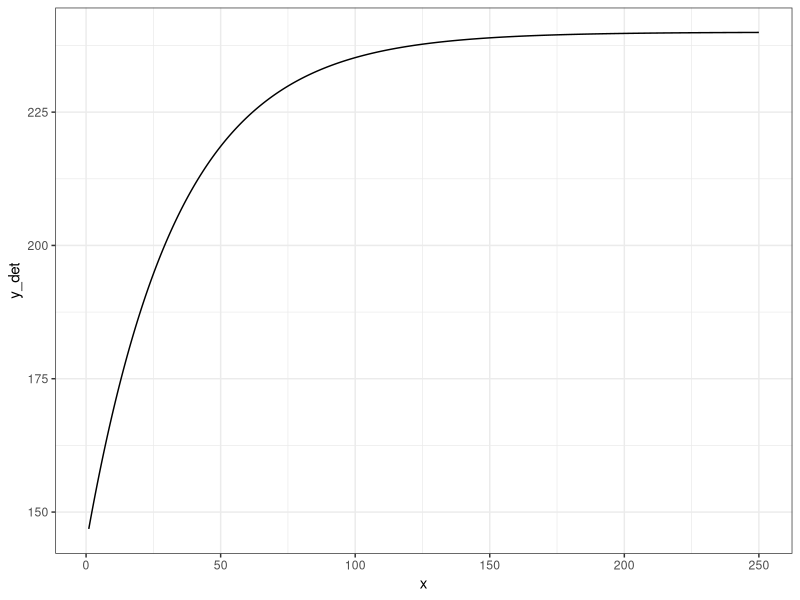
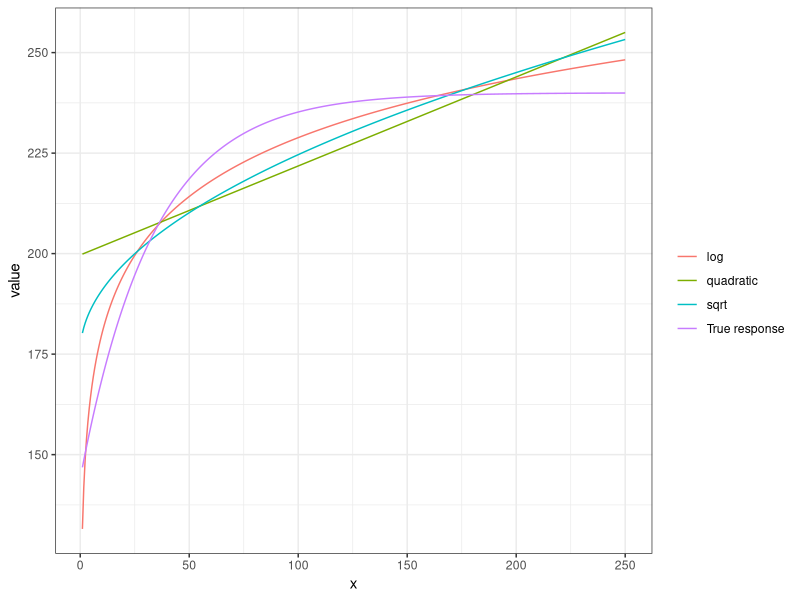
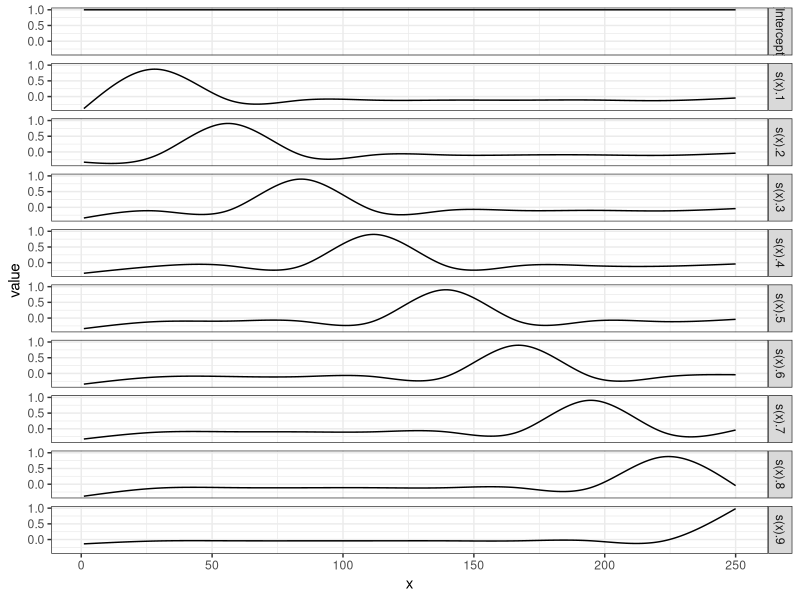
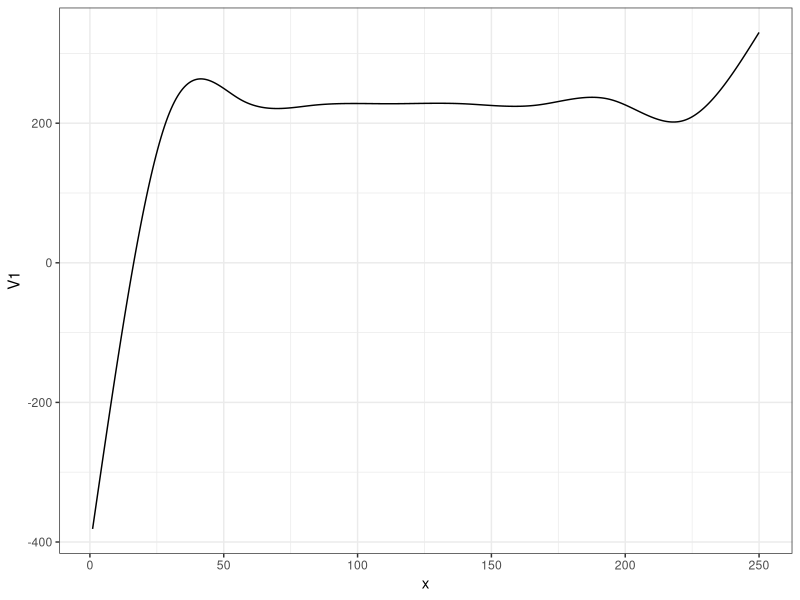
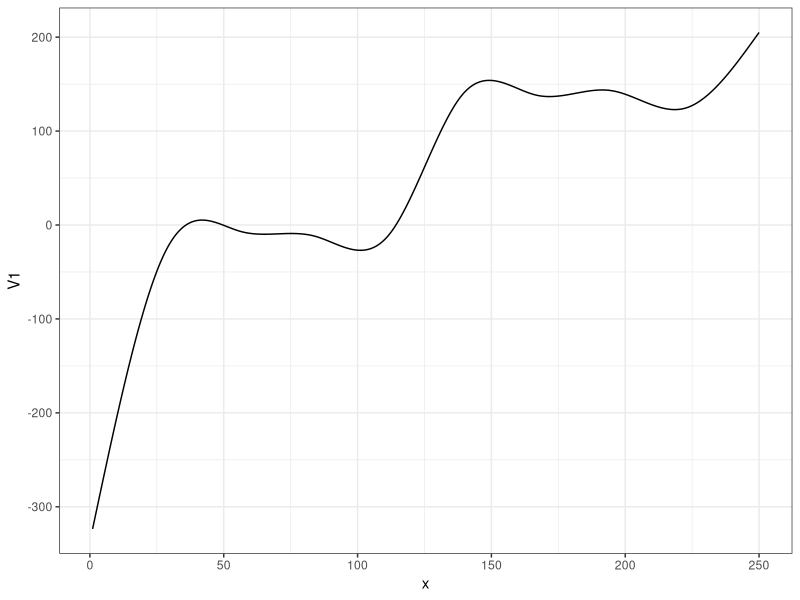
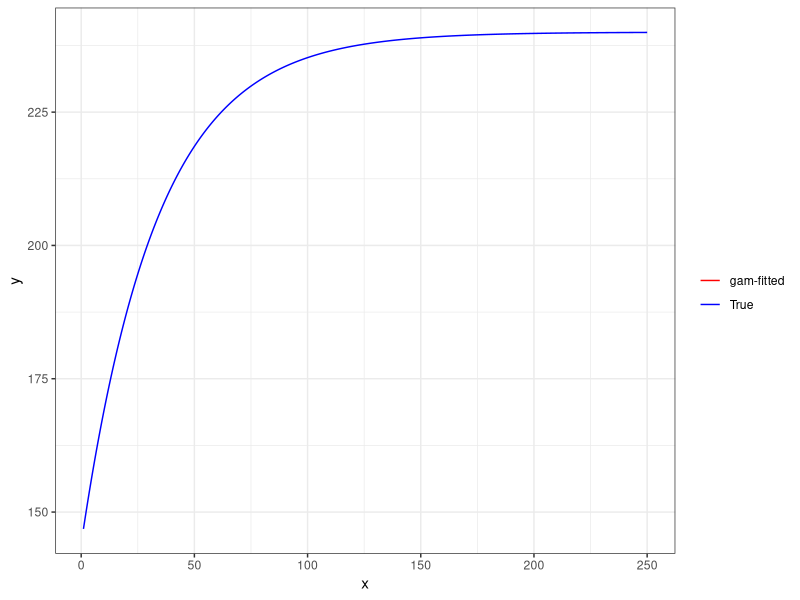
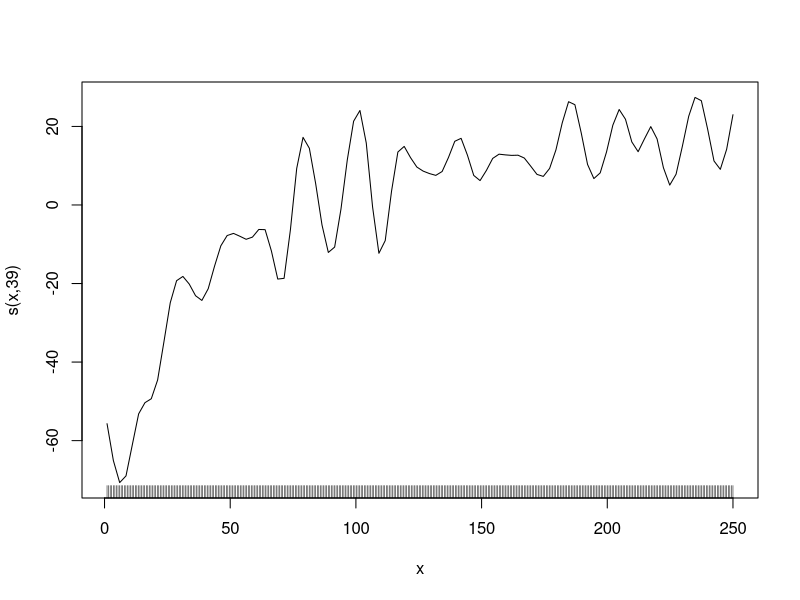
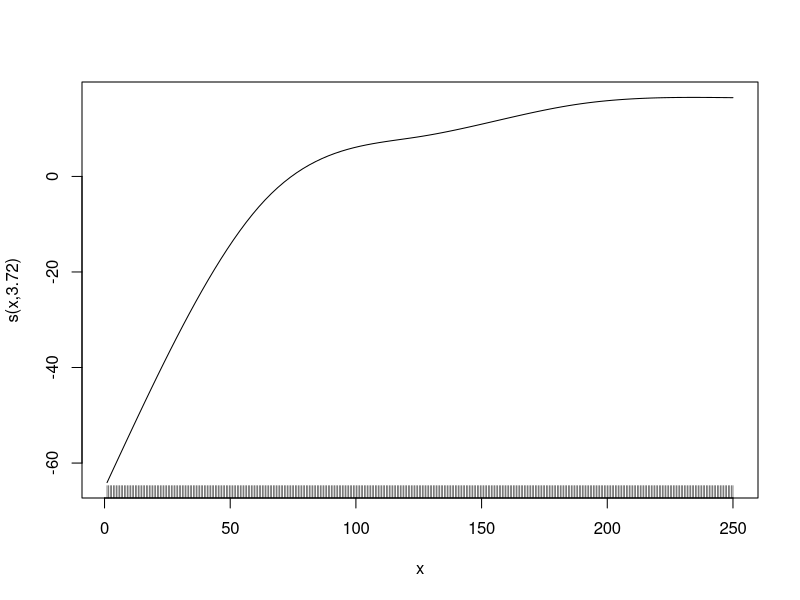

These charts were generated, in order, by the following R code: (Note: this script raises an error after producing the figures.)
## ---- chunk 1
#| include: false

library(data.table)
library(tidyverse)
library(mgcv)
library(parallel)
library(patchwork)
library(caret)
## ---- chunk 2
#| fig-height: 3
#| fig-width: 5
#| fig-align: center

set.seed(83944)

#=== generate data ===#
N <- 400 # number of observations
x <- seq(1, 250, length = N) 
y_det <- 240 * (1 - 0.4 * exp(- 0.03 * x))
e <- 25 * rnorm(N) # error
data <- data.table(x = x, y = y_det + e, y_det = y_det)

#=== plot ===#
(
g_base <- ggplot(data) +
  geom_line(aes(y = y_det, x = x)) +
  theme_bw()
)
## ---- chunk 3
#=== sqrt ===#
lm_sq <- lm(y_det ~ sqrt(x), data = data)
data[, y_hat_sqrt := lm_sq$fit]

#=== log ===#
lm_log <- lm(y_det ~ log(x), data = data)
data[, y_hat_log := lm_log$fit]

#=== quadratic ===#
lm_quad <- lm(y_det ~ x + x^2, data = data)
data[, y_hat_quad := lm_quad$fit]
## ---- chunk 4
#| code-fold: true
#| fig-height: 3
#| fig-width: 6
#| fig-align: center


plot_data <-
  melt(data, id.var = "x") %>% 
  .[variable != "y", ] %>% 
  .[, fit_case := fcase(
    variable == "y_det", "True response",
    variable == "y_hat_sqrt", "sqrt",
    variable == "y_hat_log", "log",
    variable == "y_hat_quad", "quadratic"
  )]

ggplot(plot_data) +
  geom_line(aes(y = value, x = x, color = fit_case)) +
  scale_color_discrete(name = "") +
  theme_bw()
## ---- chunk 5
#| code-fold: true
#| fig-height: 9 
#| fig-width: 5 
#| fig-align: center

basis_data <-
  gam(y_det ~ s(x, k = 10, bs = "cr"), data = data) %>% 
  predict(., type = "lpmatrix") %>% 
  data.table() %>% 
  .[, x := data[, x]] %>% 
  melt(id.var = "x")

ggplot(data = basis_data) +
  geom_line(aes(y = value, x = x)) +
  facet_grid(variable ~ .) +
  theme_bw()
## ---- chunk 6
#| code-fold: true
#| fig-height: 3
#| fig-width: 5
#| fig-align: center

data.table(
  variable = unique(basis_data$variable),
  coef = rep(200, 10)
) %>% 
.[basis_data, on = "variable"] %>% 
.[, sum(coef * value), by = x] %>% 
ggplot(data = .) +
  geom_line(aes(y = V1, x = x)) +
  theme_bw()
## ---- chunk 7
#| code-fold: true
#| fig-height: 3
#| fig-width: 5
#| fig-align: center

data.table(
  variable = unique(basis_data$variable),
  coef = c(rep(50, 5), rep(200, 5))
) %>% 
.[basis_data, on = "variable"] %>% 
.[, sum(coef * value), by = x] %>% 
ggplot(data = .) +
  geom_line(aes(y = V1, x = x)) +
  theme_bw()
## ---- chunk 8
gam_fit <- gam(y_det ~ s(x, k = 10, bs = "cr"), data = data)
## ---- chunk 9
gam_fit$coefficient
## ---- chunk 10
#| code-fold: true
#| fig-height: 3
#| fig-width: 6
#| fig-align: center
data.table(
  variable = unique(basis_data$variable)[-1],
  coef = gam_fit$coefficient[-1]
) %>% 
.[basis_data, on = "variable"] %>% 
.[, .(y_no_int = sum(coef * value)), by = x] %>% 
.[, y_hat := gam_fit$coefficient[1] + y_no_int] %>% 
ggplot(data = .) +
  geom_line(aes(y = y_hat, x = x, color = "gam-fitted")) +
  geom_line(data = data, aes(y = y_det, x = x, color = "True")) +
  scale_color_manual(
    name = "",
    values = c("gam-fitted" = "red", "True" = "blue")
  ) +
  ylab("y") +
  xlab("x") +
  theme_bw()
## ---- chunk 11
#| code-fold: true
gam_fit_wiggly <- gam(y ~ s(x, k = 40, bs = "cr", sp = 0), data = data)
plot(gam_fit_wiggly, se = FALSE)

gam_fit_smooth <- gam(y ~ s(x, k = 5, bs = "cr"), data = data)
plot(gam_fit_smooth, se = FALSE)
## ---- chunk 12
#| code-fold: true
#| fig-height: 3
#| fig-width: 5
#| fig-align: center

#=== fit ===#
gam_fit_wiggly <- gam(y ~ s(x, k = 40, bs = "cr", sp = 0), data = data)

#=== assign the fitted values to a variable ===#
data[, y_hat := gam_fit_wiggly$fitted.values]

#=== plot ===#
ggplot(data = data) +
  geom_line(aes(y = y_hat, x = x), color = "red") +
  geom_point(aes(y = y, x = x), size = 0.7) +
  theme_bw()
## ---- chunk 13
#| fig-height: 3
#| fig-width: 5
#| fig-align: center

#=== fit ===#
gam_fit_wiggly <- gam(y ~ s(x, k = 3, bs = "cr", sp = 0), data = data)

#=== assign the fitted values to a variable ===#
data[, y_hat := gam_fit_wiggly$fitted.values]

#=== plot ===#
ggplot(data = data) +
  geom_line(aes(y = y_hat, x = x), color = "red") +
  geom_point(aes(y = y, x = x), size = 0.7) +
  theme_bw()
## ---- chunk 14
#| fig-height: 3
#| fig-width: 5
#| fig-align: center

#=== fit ===#
gam_fit_cv <- gam(y ~ s(x, k = 40, bs = "cr"), data = data)

#=== assign the fitted values to a variable ===#
data[, y_hat := gam_fit_cv$fitted.values]

#=== plot ===#
ggplot(data = data) +
  geom_line(aes(y = y_hat, x = x), color = "red") +
  geom_point(aes(y = y, x = x), size = 0.7) +
  theme_bw()
## ---- chunk 15
#| fig-cap: Kernel function examples
#| label: fig-kernel 
#| code-fold: true
#| fig-width: 6

u_seq <- seq(-3, 3, length = 1000)

uni_data <- 
  data.table(
    u = u_seq,
    d = 1/2
  ) %>% 
  .[, type := "Uniform"] %>% 
  .[abs(u) > 1, d := 0]

epanechnikov_data <- 
  data.table(
    u = u_seq
  ) %>% 
  .[, d := 3 / 4 * (1-u^2)] %>% 
  .[, type := "Epanechnikov"] %>% 
  .[abs(u) > 1, d := 0]

gaussian_data <-
  data.table(
    u = u_seq
  ) %>% 
  .[, d := dnorm(u)] %>% 
  .[, type:= "Gaussian"]

all_data <- 
  rbind(uni_data, epanechnikov_data, gaussian_data) %>% 
  .[, type := factor(type, levels = c("Uniform", "Epanechnikov", "Gaussian"))]

ggplot(all_data) +
  geom_line(aes(y = d, x = u), color = "blue") +
  facet_grid(type ~ .) +
  theme_bw()

## ---- chunk 16
#| fig-cap: Weights under h = 2 and h = 5.
#| label: fig-weights
#| echo: false
#--------------------------
# h = 2
#--------------------------
h <- 2

kernel_data <- 
  data.table(
    x = seq(90, 110, length = 1000),
    d = 1/2
  ) %>% 
  .[abs((x - 100)/h) > 1, d := 0]

weight_data_h2 <- 
  copy(data) %>% 
  .[, u := (x - 100) / h] %>% 
  .[, weight := fifelse(abs(u) <= 1, 1/2, 0)] %>% 
  .[weight != 0, id := 1:.N]

g_point_h2 <- 
  ggplot() +
  geom_point(
    data = weight_data_h2, 
    aes(y = y, x = x),
    size = 0.5
  ) +
  geom_point(
    data = weight_data_h2[weight != 0, ], 
    aes(y = y, x = x),
    color = "red"
  ) + 
  geom_text(
    data = weight_data_h2[weight != 0, ], 
    aes(y = y , x = x - 1, label = id),
    color = "blue",
    size = 3
  ) + 
  theme_bw() +
  xlim(90, 110) +
  ggtitle("Data points: h = 2")

g_weight_h2 <-
  ggplot() +
  geom_line(
    data = kernel_data,
    aes(y = d, x = x)
  )  +
  geom_point(
    data = weight_data_h2[weight!=0, ], 
    aes(y = weight, x = x),
    color = "red"
  )  +
  geom_point(
    data = weight_data_h2[weight==0, ], 
    aes(y = weight, x = x),
    color = "black"
  )  +
  geom_text(
    data = weight_data_h2[weight != 0, ], 
    aes(y = weight + 0.02, x = x, label = id),
    color = "blue",
    size = 3
  ) +
  xlim(90, 110) +
  theme_bw() +
  ylab("K((x - 100)/h)") +
  xlab("x") +
  ggtitle("Corresponding weights: h = 2")

g_h2 <- g_point_h2 / g_weight_h2

#--------------------------
# h = 2
#--------------------------
h <- 5

kernel_data <- 
  data.table(
    x = seq(90, 110, length = 1000),
    d = 1/2
  ) %>% 
  .[abs((x - 100)/h) > 1, d := 0]

weight_data_h5 <- 
  copy(data) %>% 
  .[, u := (x - 100) / h] %>% 
  .[, weight := fifelse(abs(u) <= 1, 1/2, 0)] %>% 
  .[weight != 0, id := 1:.N]

g_point_h5 <- 
  ggplot() +
  geom_point(
    data = weight_data_h5, 
    aes(y = y, x = x),
    size = 0.5
  ) +
  geom_point(
    data = weight_data_h5[weight != 0, ], 
    aes(y = y, x = x),
    color = "red"
  ) + 
  geom_text(
    data = weight_data_h5[weight != 0, ], 
    aes(y = y , x = x - 1, label = id),
    color = "blue",
    size = 3
  ) + 
  theme_bw() +
  xlim(90, 110) +
  ggtitle("Data points: h = 5")

g_weight_h5 <-
  ggplot() +
  geom_line(
    data = kernel_data,
    aes(y = d, x = x)
  )  +
  geom_point(
    data = weight_data_h5[weight!=0, ], 
    aes(y = weight, x = x),
    color = "red"
  )  +
  geom_point(
    data = weight_data_h5[weight==0, ], 
    aes(y = weight, x = x),
    color = "black"
  ) + 
  geom_text(
    data = weight_data_h5[weight != 0, ], 
    aes(y = weight + 0.02, x = x, label = id),
    color = "blue",
    size = 3
  ) +
  xlim(90, 110) +
  theme_bw() +
  ylab("K((x - 100)/h)") +
  xlab("x") +
  ggtitle("Corresponding weights: h = 5")

g_h5 <- g_point_h5 / g_weight_h5

g_h2 | g_h5

## ---- chunk 17
x0 <- 120
h <- 20

lr_data <-
  copy(data) %>% 
  #=== calculate u ===#
  .[, u := (x - x0)/h] %>% 
  #=== K(u) ===#
  .[, k_of_u := 3 / 4 * (1-u^2)] %>% 
  #=== turn k_of_u to 0 if abs(u) > 1  ===#
  .[abs(u) >= 1, k_of_u := 0] %>% 
  #=== find the weight ===#
  .[, weight := k_of_u / sum(k_of_u)]
## ---- chunk 18
lr_data[weight != 0, .(x, y, k_of_u, weight)] %>% head()
## ---- chunk 19
(
y_hat_x120 <- lr_data[, sum(weight * y)]
)
## ---- chunk 20
est_y_nw <- function(x0, data, h)
{
  y_hat <-
    copy(data) %>% 
    #=== calculate u ===#
    .[, u := (x - x0)/h] %>% 
    #=== K(u) ===#
    .[, k_of_u := 3 / 4 * (1-u^2)] %>% 
    #=== turn k_of_u to 0 if abs(u) > 1  ===#
    .[abs(u) >= 1, k_of_u := 0] %>% 
    #=== find the weight ===#
    .[, weight := k_of_u / sum(k_of_u)] %>% 
    .[, sum(weight * y)]

  return_data <-
    data.table(
      x = x0,
      y_hat = y_hat
    )

  return(return_data)
}

## ---- chunk 21
#=== sequence of values of x to do predictions at ===#
x_seq <- seq(data[, min(x)], data[, max(x)], length = 100)

#=== predict ===#
y_hat_lc <-
  lapply(
    x_seq,
    function(x) est_y_nw(x, data, h)
  ) %>% 
  rbindlist() %>% 
  .[, type := "Local Constant"]
## ---- chunk 22
#| code-fold: true
#| fig-cap: Predictions at various values of x
#| label: fig-nw
#| fig-align: center
#| fig-width: 5
#| fig-height: 4

ggplot() +
  geom_line(
    data = y_hat_lc,
    aes(y = y_hat, x = x),
    color = "red"
  ) +
  geom_point(
    data = y_hat_lc,
    aes(y = y_hat, x = x),
    color = "red",
    size = 0.6
  ) +
  geom_point(
    data = data,
    aes(y = y, x = x),
    size = 0.6
  ) +
  theme_bw()
## ---- chunk 23
#| code-fold: true
#| fig-cap: Fitted curves at different values of h 
#| label: fig-fitted-curves-h

get_y_hat_given_h <- function(data, x_seq, h_val)
{

  return_data <-
    lapply(
      x_seq,
      function(x) est_y_nw(x, data, h_val)
    ) %>% 
    rbindlist() %>% 
    .[, h := h_val]

  return(return_data)
}

y_hat_h_various <- 
  lapply(
    c(2, 10, 20, 50),
    function(x) get_y_hat_given_h(data, x_seq, x)
  ) %>% 
  rbindlist()

ggplot(y_hat_h_various) +
  geom_point(data = data, aes(y = y, x = x), size = 0.8) +
  geom_line(aes(y = y_hat, x = x), color = "red") +
  facet_wrap(h ~ .) +
  theme_bw()
## ---- chunk 24
x0 <- 150
h <- 20

lr_data <-
  copy(data) %>% 
  #=== calculate u ===#
  .[, u := (x - x0)/h] %>% 
  #=== K(u) ===#
  .[, k_of_u := 3 / 4 * (1-u^2)] %>% 
  #=== turn k_of_u to 0 if abs(u) > 1  ===#
  .[abs(u) >= 1, k_of_u := 0] %>% 
  #=== find the weight ===#
  .[, weight := k_of_u / sum(k_of_u)] %>% 
  .[, x_diff := x - x0]

#=== run linear regression with the weights ===#
ols_res <- lm(y ~ x_diff, data = lr_data, weights = weight)

#=== predict ===#
(
y_hat_x0 <- ols_res$coefficient["(Intercept)"]
)
## ---- chunk 25
#=== run linear regression with the weights no centering around x0 ===#
ols_res <- lm(y ~ x, data = lr_data, weights = weight)

#=== predict ===#
(
y_hat_x0 <- predict(ols_res, newdata = data.table(x = x0))
)
## ---- chunk 26
#| code-fold: true
#| fig-cap: Predictions at various values of x by NW and LL
#| label: fig-nw-ll
#| fig-align: center
#| fig-width: 6
#| fig-height: 5

est_y_ll <- function(x0, data, h){

  lr_data <-
    copy(data) %>% 
    #=== calculate u ===#
    .[, u := (x - x0)/h] %>% 
    #=== K(u) ===#
    .[, k_of_u := 3 / 4 * (1-u^2)] %>% 
    #=== turn k_of_u to 0 if abs(u) > 1  ===#
    .[abs(u) >= 1, k_of_u := 0] %>% 
    #=== find the weight ===#
    .[, weight := k_of_u / sum(k_of_u)] %>% 
    .[, x_diff := x - x0]

  #=== run linear regression with the weights ===#
  ols_res <- lm(y ~ x_diff, data = lr_data, weights = weight)

  return_data <-
    data.table(
      x = x0,
      y_hat = ols_res$coefficient["(Intercept)"]
    )

  return(return_data)
}

y_hat_ll <-
  lapply(
    x_seq,
    function(x) est_y_ll(x, data, h)
  ) %>% 
  rbindlist() %>% 
  .[, type := "Local Linear"]

#=== combine with the local constant results ===#
data_all <- rbind(y_hat_lc, y_hat_ll)

#=== plot ===#
ggplot() +
  geom_line(
    data = data_all,
    aes(y = y_hat, x = x, color = type)
  ) +
  geom_point(
    data = data_all,
    aes(y = y_hat, x = x, color = type),
    size = 0.6
  ) +
  geom_point(
    data = data,
    aes(y = y, x = x),
    size = 0.6
  ) +
  scale_color_discrete(name = "") +
  theme_bw() +
  theme(legend.position = "bottom")
## ---- chunk 27
#| code-fold: true

plot_data <-
  data.table(
    k = c(1, 5, 10, 20)
  ) %>% 
  rowwise() %>% 
  mutate(knn_fit = list(
    knnreg(y ~ x, k = k, data = data)
  )) %>% 
  mutate(eval_data = list(
    data.table(x = seq(0, 250, length = 1000)) %>% 
    .[, y := predict(knn_fit, newdata = .)]
  )) %>% 
  dplyr::select(k, eval_data) %>% 
  unnest() %>% 
  mutate(k_txt = paste0("k = ", k)) %>% 
  mutate(k_txt = factor(k_txt, levels = paste0("k = ", c(1, 5, 10, 20))))

ggplot() +
  geom_point(data = data, aes(y = y, x = x), color = "darkgray", size = 0.7) +
  geom_line(data = plot_data, aes(y = y, x = x), color = "red") +
  facet_wrap(k_txt ~ ., nrow = 2) +
  theme_bw()

## ---- chunk 28
#| code-fold: true

mc_run <- function(i)
{
  print(i) # progress tracker

  #=== set the number of observations (not really have to be inside the function..) ===#
  N <- 1000

  #=== generate the data ===#
  x <- 3 * runif(N)
  e <- 2 * rnorm(N)
  y <- log(x) + e

  data <-
    data.table(
      x = x,
      y = y
    )

  eval_data <- data.table(x = c(1, 2))

  #=== linear model with OLS ===#
  lm_trained <- lm(y ~ log(x), data = data)
  te_lm <- lm_trained$coefficient["log(x)"] * log(2)

  #=== gam ===#
  gam_trained <- gam(y ~ s(x, k = 5), data = data)
  y_hat_gam <- predict(gam_trained, newdata = eval_data)
  te_gam <- y_hat_gam[2] - y_hat_gam[1]

  #=== KNN ===#
  knn_trained <- knnreg(y ~ x, k = 10, data = data)
  y_hat_knn <- predict(knn_trained, newdata = eval_data)
  te_knn <- y_hat_knn[2] - y_hat_knn[1]
  
  #=== combined the results ===#
  return_data <-
    data.table(
      te = c(te_lm, te_gam, te_knn),
      type = c("lm", "gam", "knn")
    )

  return(return_data)
}

set.seed(5293)

mc_results <-
  mclapply(
    1:500,
    mc_run,
    mc.cores = detectCores() * 3 / 4
  ) %>% 
  rbindlist()

# lapply(
#   1:100,
#   mc_run
# )
## ---- chunk 29
#| fig-cap: Results of the MC simulations on the efficiency of various methods
#| label: fig-mc-efficiency
#| code-fold: true
#| fig-height: 4 
#| fig-width: 6 
#| fig-align: center 

ggplot(data = mc_results) +
  geom_density(aes(x = te, fill = type), alpha = 0.4) +
  geom_vline(xintercept = log(2)) +
  theme_bw()
